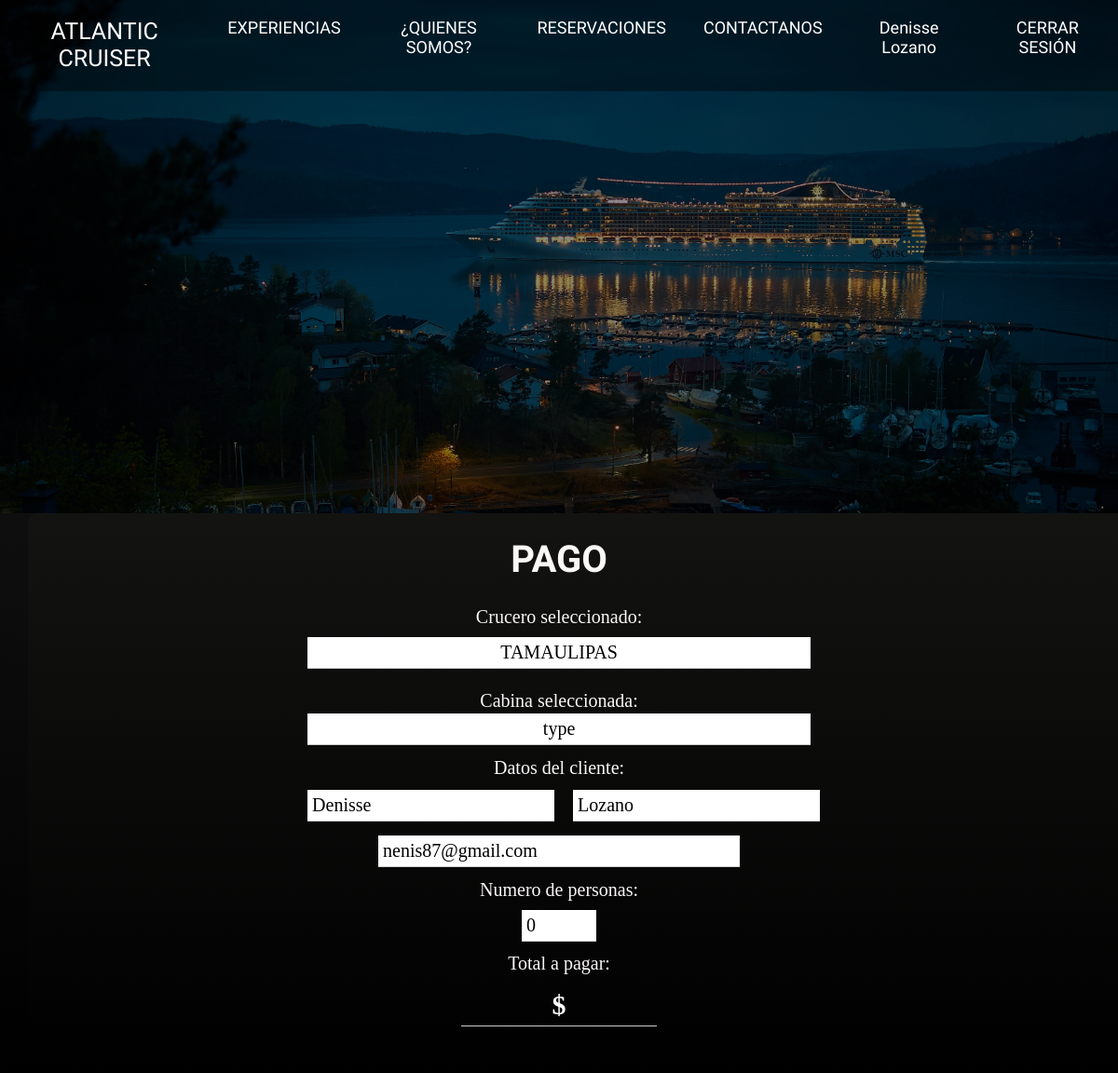
/pago.php?idcrucero=123 (signed in), run on the app's committed database.
### tables this page shows
CREATE TABLE `clientes` (
  `id_cliente` int(11) NOT NULL,
  `nombre_cliente` varchar(60) NOT NULL,
  `apellido_cliente` varchar(60) NOT NULL,
  `correo_cliente` varchar(30) NOT NULL,
  `telefono_cliente` varchar(12) NOT NULL,
  `contraseña_cliente` varchar(20) NOT NULL
);

CREATE TABLE `crucero` (
  `id_crucero` int(11) NOT NULL,
  `destino_crucero` varchar(50) NOT NULL,
  `fechainicio_crucero` varchar(10) NOT NULL,
  `fechacierre_crucero` varchar(10) NOT NULL,
  `barco_crucero` varchar(30) NOT NULL,
  `descripcion_crucero` varchar(100) NOT NULL,
  `itinerario_crucero` varchar(150) NOT NULL,
  `refimagen_crucero` varchar(150) NOT NULL
);

### pago.php (the view, shortened to what this page needs)
<!DOCTYPE html>
<html lang="es">
<head>
    <link rel = "stylesheet" href = "./css/normalize.css">
    <link href = "./css/styles.css" rel = "stylesheet">
    <link href = "./css/style-compra.css" rel = "stylesheet">
</head>
<body>
<?php
    $dbhost = "localhost";
    $dbname = "u768297978_atlanticruiser";
    $dbuser = "u768297978_admin";
    $dbpass = "Prograweb123#";
    $id_crucero = $_GET['idcrucero'];
    $id_cabina = $_GET['idcabina'];
    $conexion = mysqli_connect( $dbhost, $dbuser, $dbpass, $dbname, "3306") or die
    ("PROBLEMAS DE CONEXION");
    $consultaCrucero = "SELECT * FROM CRUCERO WHERE id_crucero = '$id_crucero';";
    $resultCrucero = mysqli_query($conexion, $consultaCrucero);
    $consultaCabinas = "SELECT C.id_cabina, C.tipo_cabina, CC.disponible_rcc, C.refimagen_cabina, CC.precio_rcc FROM CABINA C, CABINA_CRUCERO CC WHERE C.id_cabina = '$id_cabina' AND C.id_cabina = CC.id_cabina AND CC.id_crucero='$id_crucero';";
    $resultCabinas = mysqli_query($conexion, $consultaCabinas);
    if (!$resultCrucero | !$resultCabinas) {
    die("Error en la consulta: " . mysqli_error($conexion));
    } else {
        $fila = mysqli_fetch_assoc($resultCrucero);
        $filaCabina = mysqli_fetch_assoc($resultCabinas);
        $precioCabina = $filaCabina['precio_rcc'];
    }
    if ( $filaCabina['tipo_cabina'] == "Individual"){
        $capacidad = 1;
    }else{
        $capacidad = 4;
    }
?>
    <section class = "encabezado">
        <div class = "contenido-encabezado">
            <div class = "nav-bg">
                <nav class = "nav-contenedor">
                    <a class = "nav-title" href = "index.php">ATLANTIC CRUISER</a>
                    <a class = "nav-link" href = "experiencias.php">EXPERIENCIAS</a>
                    <a class = "nav-link" href = "quienes_somos.php">¿QUIENES SOMOS?</a>
                    <a class = "nav-link" href = "reservaciones.php">RESERVACIONES</a>
                    <a class = "nav-link" href = "contactanos.php">CONTACTANOS</a>
                    <?php
  if (isset($_SESSION['clientes']) ) {
      $id_usuario = $_SESSION['clientes'];
      $conexion = connection();
     $consulta = "SELECT nombre_cliente, apellido_cliente, correo_cliente FROM CLIENTES
      WHERE correo_cliente = '$id_usuario' ";
     $resultado = mysqli_query($conexion, $consulta);
     if ($resultado) {
         $datos_usuario = mysqli_fetch_assoc($resultado);
         $nombre = $datos_usuario['nombre_cliente'];
        $apellido =  $datos_usuario['apellido_cliente'];
        echo '<a class="nav-usuario">' . $nombre . ' ' . $apellido.'</a>';
        echo '<a class="nav-link" href="cerrar_sesion.php">CERRAR SESIÓN</a>';
     } else {
         die("Error en la consulta: " . mysqli_error($conexion));
     }
  } else {
      echo '<a class="nav-link" href="login-register.html">INGRESAR</a>';
  }
  ?>
              </nav>
          </div>
            </div>
    </section>
    <main id="main">
    <section id="derecha">
    <h1>PAGO</h1>
		<form id="paypal-form" action="recibo.php" method="post">
			<div id="formulario-compra" class="campo">
				<label for="nombre-crucero">Crucero seleccionado:</label>
                <input id="nombre-crucero" name="nombre-crucero" maxlength="100" value="<?= $fila['destino_crucero'] ?>" type="text" readonly="true" style="text-align: center;">
                <br>
                <label for="tipo-cabina">Cabina seleccionada:</label>
                <input id ="tipo-cabina" name="tipo-cabina" maxlength="30" value = <?= $filaCabina['tipo_cabina']?> type = "text" readonly = "true" style = "text-align: center;">
			</div>
      <?php
if(isset($_SESSION['clientes'])){
    $id_usuario = $_SESSION['clientes'];
     $conexion = connection();
$consulta = "SELECT nombre_cliente, apellido_cliente, correo_cliente FROM CLIENTES
 WHERE correo_cliente = '$id_usuario' ";
$resultado = mysqli_query($conexion, $consulta);
if ($resultado) {
    $datos_usuario = mysqli_fetch_assoc($resultado);
    echo '<div id="formulario-datos" class="campo">';
   echo '<label for="nombre-cliente">Datos del cliente:</label>';
   echo '<div id="valores">';
   echo '<input id="nombre-cliente" name ="nombre-cliente" placeholder = "Nombre" type = "text" value="'. $datos_usuario['nombre_cliente'] .'" required>';
   echo '<input id="apellido-cliente" name ="apellido-cliente" placeholder = "Apellido" type = "text" value="'. $datos_usuario['apellido_cliente'].'" required>';
   echo '<input id ="correo-cliente"  name="correo-cliente" placeholder = "Correo" type = "text"  value="'.$datos_usuario['correo_cliente'].'"required>';
   echo '</div>';
   echo '</div>';
} else {
    die("Error en la consulta: " . mysqli_error($conexion));
}
}
?>
            <div id="" class="campo">
                <label>Numero de personas:</label>
                <input id = "numPersonas" name="numPersonas" class = "number" type="number" value = "0" min = "0" max = <?php echo $capacidad?> required>
            </div>
            <div id = "" class = campo>
                <label> Total a pagar: </label>
                <input id = "totalPagar" name="totalPagar"  class = "total" type = "text" value = <?php echo '$'.$precioCabina ?> readonly = "true">
            </div>
    </form>
    </section>
</main>
    </body>
</html>

### css/styles.css (style rules this page uses)
:root { --blanco: #FFFFFF; --negro: #000000; --primario: #0F132E; --resalte: #E9B615; --resalte-cuadro: #E9B615; --gris-claro: #E8E8E8; --resalte-claro: #E8BD73; --fuente-princial: 3.8rem; }
html { font-size: 62.6%; box-sizing: border-box; }
body { background-color: black; }
h1 { color: var(--blanco); text-align: center; text-transform: uppercase; font-family: 'Faustina', serif; font-size: 3rem; font-weight: bold; }
@media (min-width: 768px) { h1 { font-size: 4rem; } }
.nav-bg { background-color: rgba(0, 0, 0, 0.4); }
.nav-contenedor { display: flex; flex-direction: column; justify-content: space-between; }
@media (min-width: 768px) { .nav-contenedor { flex-direction: row; justify-content: end; } }
@media (min-width: 768px) { .nav-contenedor .nav-title { margin-right:auto; } }
.nav-contenedor a { color: var(--blanco); display: block; text-align: center; text-decoration: none; font-size: 1.8rem; font-weight: 400; padding: 2rem; font-family: 'Judson', serif; }
.nav-contenedor .nav-title { font-size: 2.5rem; font-family: 'Krona One', sans-serif; }
.encabezado { background-image: url(/media/cala-esta-imagen.jpg); background-repeat: no-repeat; background-size: cover; height: 55rem; width: 100%; }
.contenido-encabezado { background-color: rgba(0, 0, 0, 0.45); height: 100%; width: 100%; position:relative }

### css/style-compra.css (style rules this page uses)
body { flex-flow: row nowrap; align-items: center; justify-content: center; background: linear-gradient(#1c1c1c, #000000); font-size: 2rem; color: #faf7f7; }
h1 { color: #faf7f7; }
#main { position: relative; width: 100%; height: 60rem; align-items: center; justify-content: center; left: 3rem; background: linear-gradient( #131312, #000000); margin: 0 auto; text-align: center; border-radius: 10px; background-color: white; }
#derecha { position: absolute; height: 100%; display: flex; flex-flow: column nowrap; padding-left: 25%; }
#derecha form { display: flex; flex-flow: column nowrap; width: 100%; }
#derecha form input, #derecha form select { appearance:none; border: none; border-bottom: 1.5px solid #ccc; padding: 5PX; margin-top: 2.5px; position: relative; }
#derecha form .campo { display: flex; flex-flow: column nowrap; justify-content: center; margin-bottom: 12.5px; }
#derecha form #nombre-crucero { margin-top: 1rem; }
#derecha form #valores #nombre-cliente { grid-area:nombre; }
#derecha form #valores #apellido-cliente { grid-area:apellido; }
#derecha form #valores #correo-cliente { grid-area:correo; width: 70%; margin: auto; }
#derecha form #valores { margin-top: 1rem; display: grid; grid-template: 'nombre apellido' 'correo correo'; column-gap: 3rem; row-gap: 1.5rem; }
#derecha form #valores input { width:100%; }
#derecha .number { margin: auto; margin-top: 1rem; width: 7rem; }
#derecha .total { margin: auto; margin-top:1rem; width: 20rem; text-align: center; color: white; background: rgba(0,0,0,0); text-decoration: none; font-size: 3rem; font-weight: bold; }

### data on the page
clientes: nombre_cliente "Denisse", apellido_cliente "Lozano", nombre-cliente "Denisse", apellido-cliente "Lozano", correo-cliente "nenis87@gmail.com"
crucero: nombre-crucero "TAMAULIPAS"
